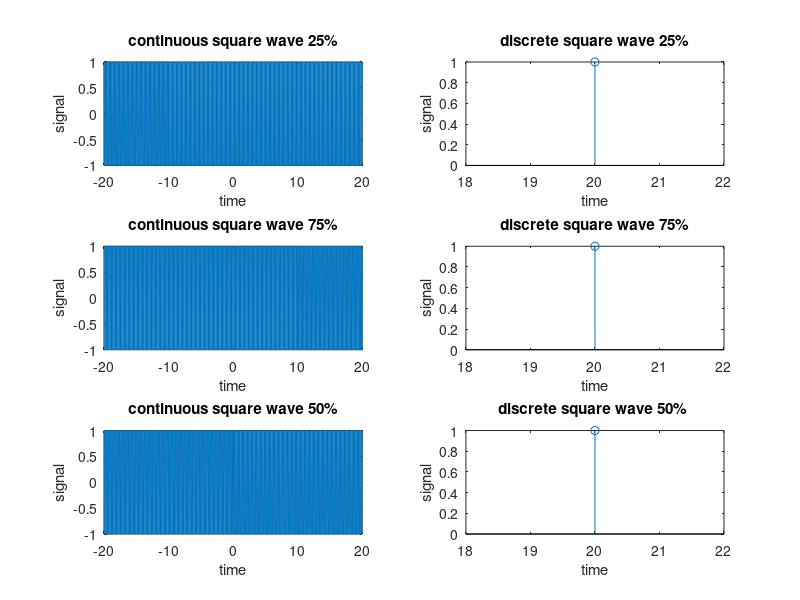

Write the MATLAB code that produced this figure.
freq=input('frequency');
duty=25;
t = linspace(-20,20,1000);
x = square(2*pi*freq*t,duty);
subplot(3,2,1);
plot(t,x);
xlabel('time')
ylabel('signal')
title('continuous square wave 25%')
duty=50;
t = linspace(-20,20,1000);
x = square(2*pi*freq*t,duty);
subplot(3,2,5);
plot(t,x);
xlabel('time')
ylabel('signal')
title('continuous square wave 50%')
duty=75;
t = linspace(-20,20,1000);
x = square(2*pi*freq*t,duty);
subplot(3,2,3);
plot(t,x);
xlabel('time')
ylabel('signal')
title('continuous square wave 75%')

t = linspace(-20,20,1);
x = square(2*pi*freq*t,duty);
subplot(3,2,4)
stem(t,x);
xlabel('time')
ylabel('signal')
title('discrete square wave 75%')

duty = 25;
t = linspace(-20,20,1);
x = square(2*pi*freq*t,duty);
subplot(3,2,2)
stem(t,x);
xlabel('time')
ylabel('signal')
title('discrete square wave 25%')


duty = 50;
t = linspace(-20,20,1);
x = square(2*pi*freq*t,duty);
subplot(3,2,6)
stem(t,x);
xlabel('time')
ylabel('signal')
title('discrete square wave 50% ')

